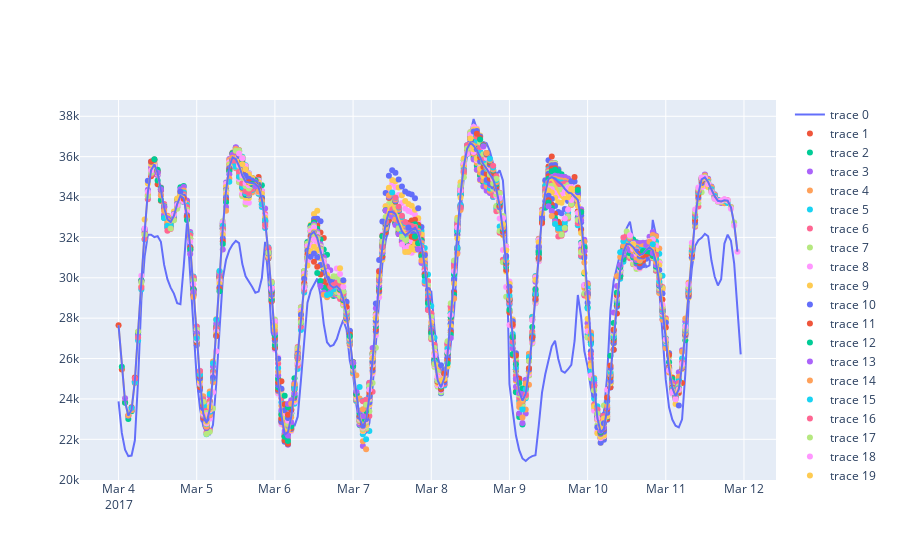

Write notebook code for a chart like this one.
### Code cell
fig = go.Figure()
df_pred =pd.DataFrame(index=y_test_filtered2.index)
fig.add_trace(go.Scatter(x = y_test_filtered2.index,y=y_test_filtered2[feature]))
for i in range(len(data_x_test)):
    case_test = data_x_test[i].reshape((1,data_x_test[0].shape[0], data_x_test[0].shape[1]))
    Y_test_predictions = pd.Series(model_best_MS_LSTM.predict(case_test).flatten(),index=pd.date_range(start=idx_test[i],freq='h',periods=24))
    df_pred[f'pred_{i}'] = Y_test_predictions
    fig.add_trace(go.Scatter(x = Y_test_predictions.index,y=Y_test_predictions,mode='markers'))

df_pred['mean'] = df_pred.mean(axis=1)
df_pred['median'] = df_pred.median(axis=1)
fig.add_trace(go.Scatter(x = y_test_filtered2.index,y=df_pred['mean']))
fig.add_trace(go.Scatter(x = y_test_filtered2.index,y=df_pred['median']))
fig.show()
eval_df2  =create_eval_df(df_pred['mean'],y_test_filtered2)
